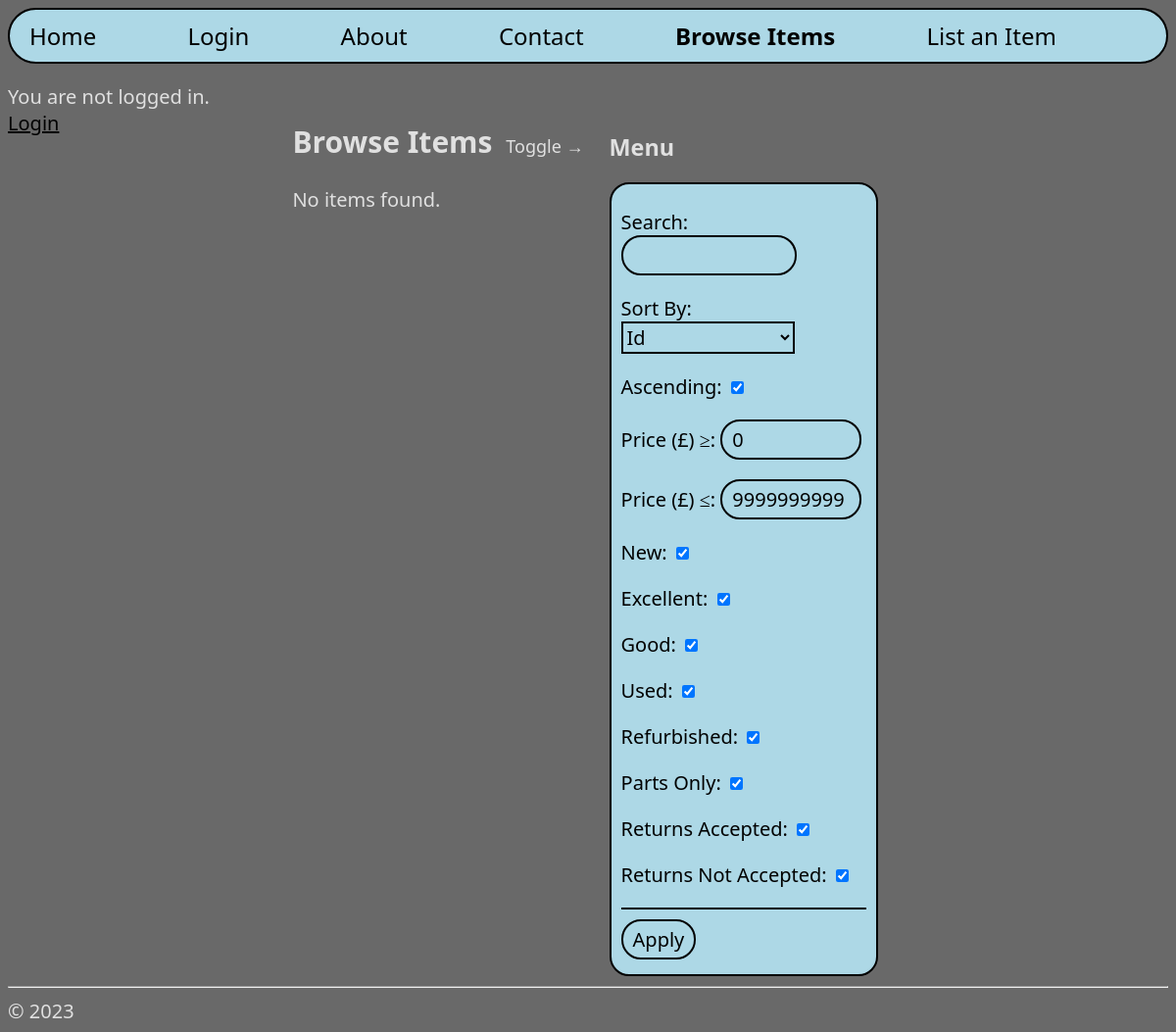
/browse/, run on an earlier commit of the app's database.
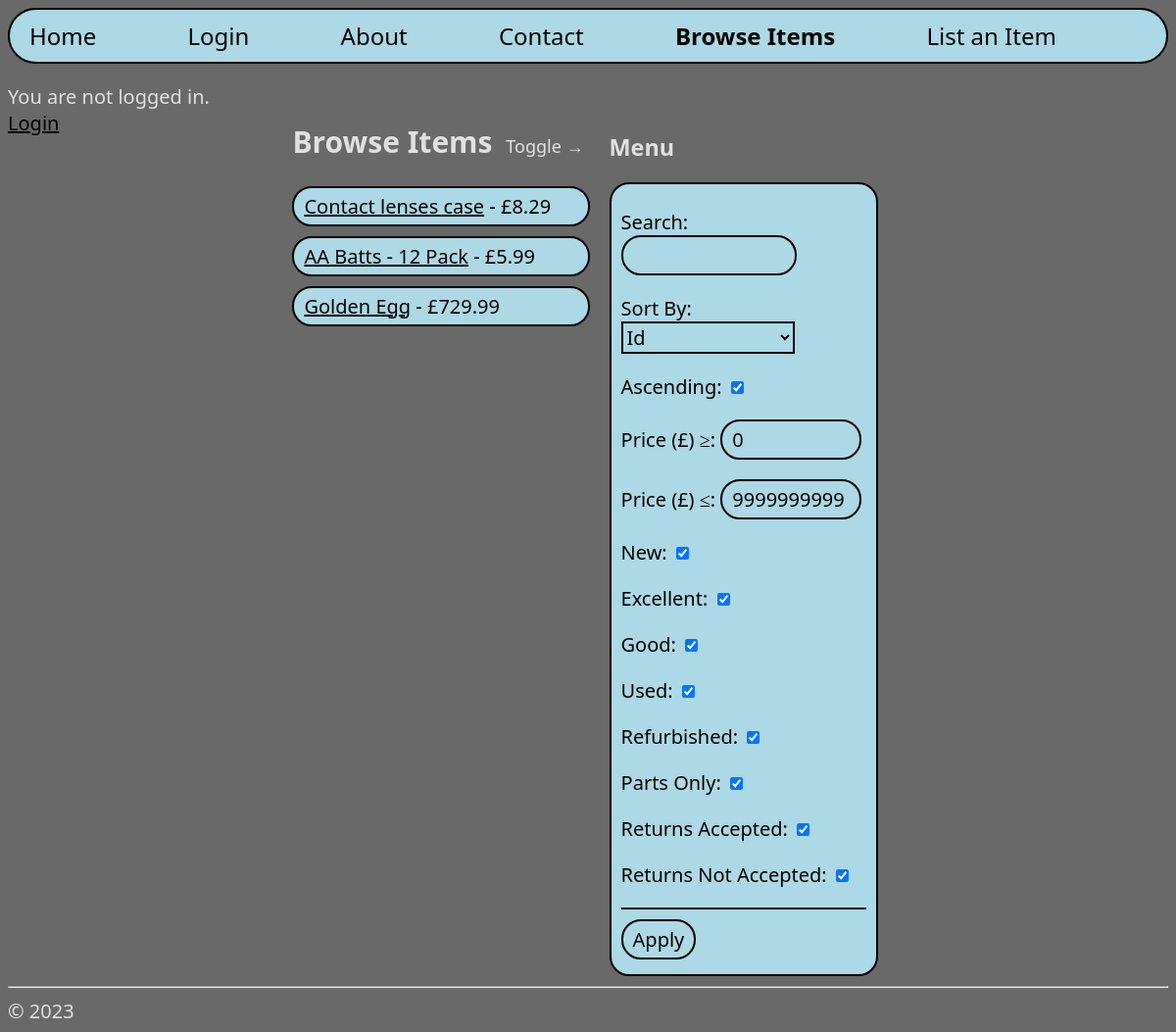
And on a later commit of the database.
### hello/models.py (models this page shows, shortened)
class Items(models.Model):
    name = models.CharField(max_length=40)
    price = models.DecimalField(decimal_places=2, max_digits=10)
    postageCost = models.DecimalField(decimal_places=2, max_digits=10)
    bidIncrement = models.DecimalField(decimal_places=2, max_digits=10)
    conditionChoices = [
        ("new", "New"),
        ("excellent", "Excellent"),
        ("good", "Good"),
        ("used", "Used"),
        ("refurbished", "Refurbished"),
        ("partsOnly", "Parts Only"),
    ]
    condition = models.CharField(max_length=20, choices=conditionChoices)
    endDateTime = models.DateTimeField()
    acceptReturns = models.BooleanField(default=False)
    description = models.TextField(max_length=1000)
    numBids = models.IntegerField(default=0)
    sold = models.BooleanField(default=False)
    buyerId = models.ForeignKey(Accounts, on_delete=models.DO_NOTHING, related_name="bId", blank=True, null=True)
    sellerId = models.ForeignKey(Accounts, on_delete=models.DO_NOTHING, related_name="sId", blank=True, null=True)

### hello/views.py (the view)
# urls.py: path("browse/", views.browse, name="browse"),
def browse(request):
    if request.method == "POST":
        browseForm = BrowseForm(request.POST)
        if browseForm.is_valid():
            items = Items.objects.all()
            itemsToDelete = items.filter(name="test")
            for item in itemsToDelete:
                item.delete()
            conditionsFilter = ["", "", "", "", "", ""]
            for i in range(6):
                if browseForm.cleaned_data[browseForm.conditions[i]] is True:
                    conditionsFilter[i] = browseForm.conditions[i]
            filteredItems = items.filter(Q(name__icontains=browseForm.cleaned_data["search"]) &
                                         Q(price__range=(browseForm.cleaned_data["lThan"], browseForm.cleaned_data["gThan"])) &
                                         (Q(condition = conditionsFilter[0]) | Q(condition = conditionsFilter[1]) | Q(condition = conditionsFilter[2]) |
                                          Q(condition = conditionsFilter[3]) | Q(condition = conditionsFilter[4]) | Q(condition = conditionsFilter[5])) &
                                          (Q(acceptReturns = (browseForm.cleaned_data["areReturnsAccepted"] == True)) |
                                           Q(acceptReturns = (browseForm.cleaned_data["areReturnsNotAccepted"] == False))))
            if browseForm.cleaned_data["ascending"] is True:
                sortedAndFilteredItems = filteredItems.order_by(browseForm.cleaned_data["sortBy"])
            else:
                sortedAndFilteredItems = filteredItems.order_by(f"-{browseForm.cleaned_data['sortBy']}")
            context = {
                "items": sortedAndFilteredItems,
                "browseForm": browseForm,
                "username": getUsernameBalance(request)[0],
                "balance": str(getUsernameBalance(request)[1]),
                }
            return render(request, "hello/browse.html", context)
    else:
        browseForm = BrowseForm()
        items = Items.objects.all()
        context = {
            "items": items.order_by("id"),
            "browseForm": browseForm,
            "username": getUsernameBalance(request)[0],
            "balance": str(getUsernameBalance(request)[1]),
            }
        return render(request, "hello/browse.html", context)

### hello/views.py (called while the page is built)
def getUsernameBalance(request):
    username = None
    balance = None
    if request.user.is_authenticated:
        username = request.user.username
        pK = request.user.pk
        balance = Accounts.objects.get(user__pk=pK).balance
    return (username, balance)

### hello/templates/hello/browse.html (shortened to what this page needs)
{% extends "hello/layout.html" %}
{% block loggedInAs %}
    {% if username %}
    <p style="color: rgb(224, 224, 224)">
        Logged in as {{ username }}.
        <br>
        Balance: £{{balance}}
        <br>
        <a href="{% url 'logout' %}">Logout</a>
    </p>
    {% else %}
    <p style="color: rgb(224, 224, 224)">
        You are not logged in.
        <br>
        <a href="{% url 'login' %}">Login</a>
    </p>
    {% endif %}
{% endblock %}
{% block content %}
<div style="max-width: 800px; margin-top: -60px;">
  <h2>
    Browse Items <button id="collapse" style="color: rgb(224, 224, 224); background-color: dimgray; font-size: 18px; border: 0px;">Toggle →</button>
  </h2>
  {% for item in items %}
  <li class="borderli" style="max-width: 800px;">
    <a href="{% url 'itemDetail' pk=item.pk %}">{{ item.name }}</a> - £{{ item.price }}
  </li>
  {% empty %}
    <p style="color: rgb(224, 224, 224)">No items found.</p>
  {% endfor %}
</div>
<div id="sortAndFilterByMenu" class="rightContainer" style="width: 280px; margin-top: -60px;">
  <h3 style="margin: 35px 0px 20px 0px;">Menu</h3>
  <form method="POST" class="sortAndFilterByMenu">
    {{ browseForm.as_p }}
    <hr color="black">
    <button type="submit" style="margin-bottom: 10px;">Apply</button>
  </form>
</div>
{% endblock %}

What changed in the data, as far as the page shows it:
added Items: name "Contact lenses case", price "8.29"
added Items: name "AA Batts - 12 Pack", price "5.99"
added Items: name "Golden Egg", price "729.99"
Also different on the page:
text no longer shown: "No items found."
